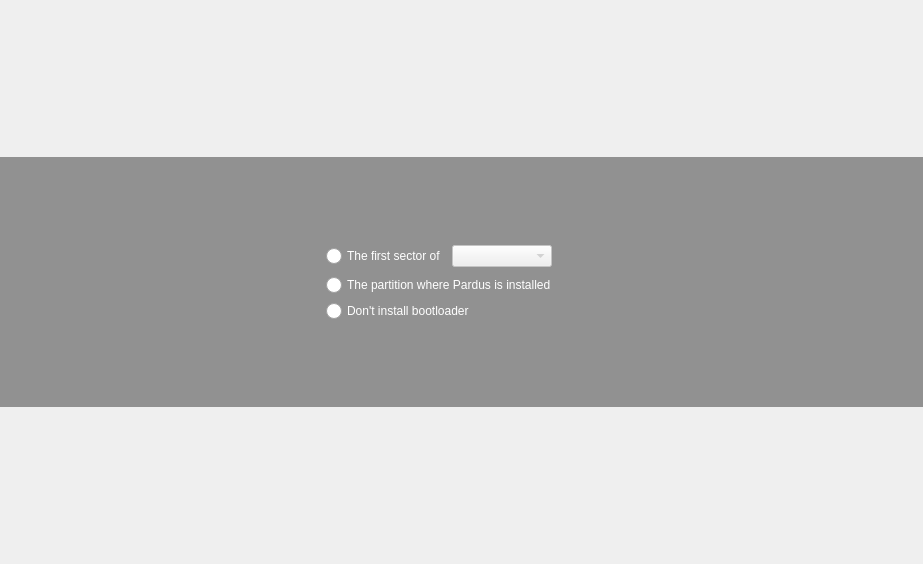
<?xml version="1.0" encoding="UTF-8"?>
<ui version="4.0">
 <class>BootLoaderWidget</class>
 <widget class="QWidget" name="BootLoaderWidget">
  <property name="geometry">
   <rect>
    <x>0</x>
    <y>0</y>
    <width>923</width>
    <height>564</height>
   </rect>
  </property>
  <property name="windowTitle">
   <string>Form1</string>
  </property>
  <layout class="QVBoxLayout" name="verticalLayout_2">
   <property name="spacing">
    <number>0</number>
   </property>
   <property name="margin">
    <number>0</number>
   </property>
   <item>
    <widget class="QFrame" name="frame">
     <property name="sizePolicy">
      <sizepolicy hsizetype="Expanding" vsizetype="Maximum">
       <horstretch>0</horstretch>
       <verstretch>0</verstretch>
      </sizepolicy>
     </property>
     <property name="minimumSize">
      <size>
       <width>600</width>
       <height>250</height>
      </size>
     </property>
     <property name="maximumSize">
      <size>
       <width>16777215</width>
       <height>250</height>
      </size>
     </property>
     <property name="styleSheet">
      <string notr="true">#frame{background-color: rgba(0,0,0,100)}

 QGroupBox {
     background-color: rgba(0,0,0,0);
     border-radius: 2px;
     margin-top: 0ex; /* leave space at the top for the title */
 }

QRadioButton {
    color: white;
    spacing: 5px;
}

QRadioButton::indicator {
    width: 16px;
    height: 16px;
}

QRadioButton::indicator::unchecked {
	
	image: url(:/images/radiobutton_unchecked.png);
}

QRadioButton::indicator::unchecked:hover {
	image: url(:/gui/pics/arrow-right.png);
}

QRadioButton::indicator::checked {
	image: url(:/gui/pics/task-accepted.png);
  
}

QRadioButton::indicator::checked:hover {
	image: url(:/gui/pics/task-accepted.png);
}
</string>
     </property>
     <property name="frameShape">
      <enum>QFrame::NoFrame</enum>
     </property>
     <property name="frameShadow">
      <enum>QFrame::Raised</enum>
     </property>
     <layout class="QGridLayout" name="gridLayout_3">
      <property name="topMargin">
       <number>20</number>
      </property>
      <property name="bottomMargin">
       <number>20</number>
      </property>
      <item row="0" column="0">
       <spacer name="horizontalSpacer">
        <property name="orientation">
         <enum>Qt::Horizontal</enum>
        </property>
        <property name="sizeHint" stdset="0">
         <size>
          <width>40</width>
          <height>20</height>
         </size>
        </property>
       </spacer>
      </item>
      <item row="0" column="1">
       <layout class="QHBoxLayout" name="horizontalLayout_2">
        <property name="spacing">
         <number>30</number>
        </property>
        <item>
         <widget class="QLabel" name="pix">
          <property name="maximumSize">
           <size>
            <width>180</width>
            <height>128</height>
           </size>
          </property>
          <property name="text">
           <string/>
          </property>
          <property name="pixmap">
           <pixmap resource="../../data.qrc">:/gui/pics/utilities-terminal-big.png</pixmap>
          </property>
          <property name="scaledContents">
           <bool>true</bool>
          </property>
          <property name="wordWrap">
           <bool>false</bool>
          </property>
         </widget>
        </item>
        <item>
         <layout class="QVBoxLayout" name="verticalLayout">
          <property name="spacing">
           <number>10</number>
          </property>
          <property name="leftMargin">
           <number>0</number>
          </property>
          <property name="rightMargin">
           <number>0</number>
          </property>
          <item>
           <spacer name="verticalSpacer">
            <property name="orientation">
             <enum>Qt::Vertical</enum>
            </property>
            <property name="sizeHint" stdset="0">
             <size>
              <width>20</width>
              <height>40</height>
             </size>
            </property>
           </spacer>
          </item>
          <item>
           <widget class="QGroupBox" name="buttonGroup">
            <property name="minimumSize">
             <size>
              <width>309</width>
              <height>0</height>
             </size>
            </property>
            <property name="maximumSize">
             <size>
              <width>350</width>
              <height>16777215</height>
             </size>
            </property>
            <property name="styleSheet">
             <string notr="true"/>
            </property>
            <property name="title">
             <string/>
            </property>
            <property name="flat">
             <bool>true</bool>
            </property>
            <layout class="QGridLayout" name="gridLayout">
             <property name="horizontalSpacing">
              <number>0</number>
             </property>
             <property name="verticalSpacing">
              <number>10</number>
             </property>
             <property name="margin">
              <number>0</number>
             </property>
             <item row="0" column="0">
              <widget class="QRadioButton" name="installMBR">
               <property name="sizePolicy">
                <sizepolicy hsizetype="Fixed" vsizetype="Preferred">
                 <horstretch>0</horstretch>
                 <verstretch>0</verstretch>
                </sizepolicy>
               </property>
               <property name="text">
                <string>The first sector of</string>
               </property>
              </widget>
             </item>
             <item row="0" column="2">
              <widget class="QComboBox" name="drives">
               <property name="enabled">
                <bool>false</bool>
               </property>
               <property name="sizePolicy">
                <sizepolicy hsizetype="Preferred" vsizetype="Fixed">
                 <horstretch>0</horstretch>
                 <verstretch>0</verstretch>
                </sizepolicy>
               </property>
               <property name="minimumSize">
                <size>
                 <width>100</width>
                 <height>0</height>
                </size>
               </property>
               <property name="maximumSize">
                <size>
                 <width>100</width>
                 <height>16777215</height>
                </size>
               </property>
              </widget>
             </item>
             <item row="2" column="0" colspan="4">
              <widget class="QRadioButton" name="installPartition">
               <property name="text">
                <string>The partition where Pardus is installed</string>
               </property>
              </widget>
             </item>
             <item row="3" column="0" colspan="3">
              <widget class="QRadioButton" name="noInstall">
               <property name="text">
                <string>Don't install bootloader</string>
               </property>
              </widget>
             </item>
             <item row="0" column="3">
              <spacer name="horizontalSpacer_3">
               <property name="orientation">
                <enum>Qt::Horizontal</enum>
               </property>
               <property name="sizeHint" stdset="0">
                <size>
                 <width>40</width>
                 <height>20</height>
                </size>
               </property>
              </spacer>
             </item>
             <item row="0" column="1">
              <spacer name="horizontalSpacer_4">
               <property name="orientation">
                <enum>Qt::Horizontal</enum>
               </property>
               <property name="sizeType">
                <enum>QSizePolicy::Fixed</enum>
               </property>
               <property name="sizeHint" stdset="0">
                <size>
                 <width>10</width>
                 <height>20</height>
                </size>
               </property>
              </spacer>
             </item>
            </layout>
           </widget>
          </item>
          <item>
           <spacer name="verticalSpacer_2">
            <property name="orientation">
             <enum>Qt::Vertical</enum>
            </property>
            <property name="sizeHint" stdset="0">
             <size>
              <width>20</width>
              <height>40</height>
             </size>
            </property>
           </spacer>
          </item>
         </layout>
        </item>
       </layout>
      </item>
      <item row="0" column="2">
       <spacer name="horizontalSpacer_2">
        <property name="orientation">
         <enum>Qt::Horizontal</enum>
        </property>
        <property name="sizeHint" stdset="0">
         <size>
          <width>40</width>
          <height>20</height>
         </size>
        </property>
       </spacer>
      </item>
     </layout>
    </widget>
   </item>
  </layout>
 </widget>
 <layoutdefault spacing="6" margin="11"/>
 <pixmapfunction>qPixmapFromMimeSource</pixmapfunction>
 <resources>
  <include location="../../data.qrc"/>
 </resources>
 <connections>
  <connection>
   <sender>installMBR</sender>
   <signal>toggled(bool)</signal>
   <receiver>drives</receiver>
   <slot>setEnabled(bool)</slot>
   <hints>
    <hint type="sourcelabel">
     <x>485</x>
     <y>279</y>
    </hint>
    <hint type="destinationlabel">
     <x>640</x>
     <y>279</y>
    </hint>
   </hints>
  </connection>
 </connections>
</ui>
